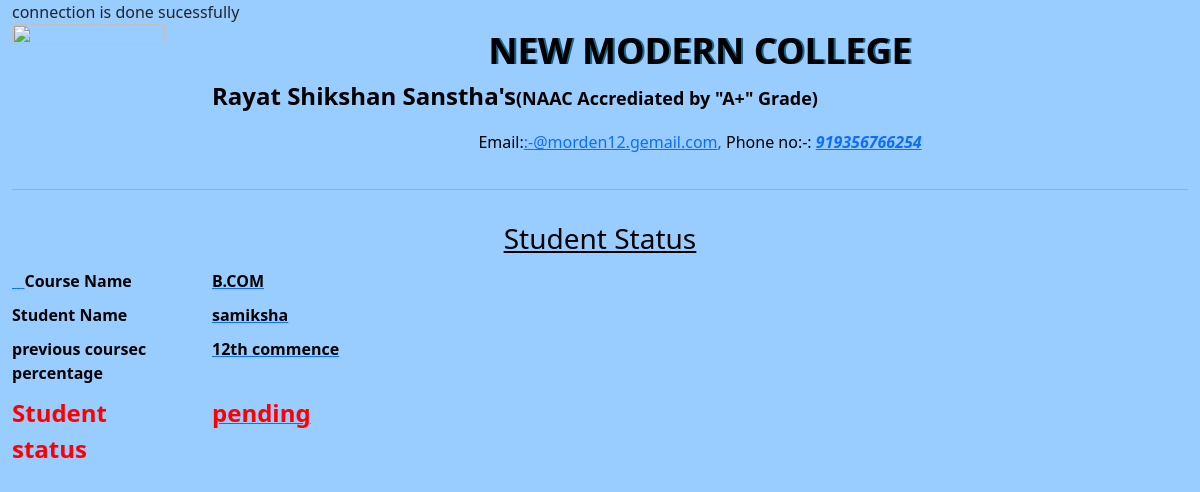
The page /status.php on the database its author committed.
### tables this page shows
CREATE TABLE `addmission` (
  `admid` int(11) NOT NULL,
  `acadamic` text NOT NULL,
  `course` text NOT NULL,
  `name` text NOT NULL,
  `fname` text NOT NULL,
  `surname` text NOT NULL,
  `mno` text NOT NULL,
  `cast` text NOT NULL,
  `religion` text NOT NULL,
  `category` text NOT NULL,
  `nationality` text NOT NULL,
  `collagea` text NOT NULL,
  `mothert` text NOT NULL,
  `placebirth` text NOT NULL,
  `datebirth` text NOT NULL,
  `bankpassbook` text NOT NULL,
  `bankname` text NOT NULL,
  `branch` text NOT NULL,
  `accountno` text NOT NULL,
  `ifscode` text NOT NULL,
  `fathern` text NOT NULL,
  `mothern` text NOT NULL,
  `annualincome` text NOT NULL,
  `foccupation` text NOT NULL,
  `moccupation` text NOT NULL,
  `fno` text NOT NULL,
  `mno1` text NOT NULL,
  `localgurdain` text NOT NULL,
  `gurdainadd` text NOT NULL,
  `gurdainrelationship` text NOT NULL,
  `gurdaino` text NOT NULL,
  `peraddress` text NOT NULL,
  `percountry` text NOT NULL,
  `perstate` text NOT NULL,
  `percity` text NOT NULL,
  `perarea` text NOT NULL,
  `perpincode` text NOT NULL,
  `address` text NOT NULL,
  `examname` text NOT NULL,
  `university` text NOT NULL,
  `institutename1` text NOT NULL,
  `month` text NOT NULL,
  `year` text NOT NULL,
  `precentage` text NOT NULL,
  `seatno` text NOT NULL,
  `marksystem` text NOT NULL,
  `prevcourse` text NOT NULL,
  `precoursename` text NOT NULL,
  `institutename` text NOT NULL,
  `university1` text NOT NULL,
  `passingmonth` text NOT NULL,
  `passingyear` text NOT NULL,
  `seatno1` text NOT NULL,
  `residance` text NOT NULL,
  `attempt` text NOT NULL,
  `marksystem1` text NOT NULL,
  `udias` text NOT NULL,
  `eligibility` text NOT NULL,
  `prnno` text NOT NULL,
  `status` text NOT NULL
);

### status.php (the view, shortened to what this page needs)
<!DOCTYPE html>
<html>
<head>
 <link href="https://cdn.jsdelivr.net/npm/bootstrap@5.2.0/dist/css/bootstrap.min.css" rel="stylesheet">
<link rel="stylesheet" type="text/css" href="style.css">
<meta http-equiv="Content-Type" content="text/html; charset=utf-8"></head>
<body>
<div class="container-fluid">
<?php
include('../database/dbcon.php');
         $sql="SELECT * from addmission WHERE name='samiksha'";
          $query= $con->query($sql);
			$row = $query->fetch_assoc()
    	 ?>
         <div class="row">
          <div class="col-2">
              <td width="152" height="153"><img src="../image/41.png" width="153" height="149"  class="img-fluid">          </div>
           <div class="col">
              <div class="main-heading"><span class="style19">NEW MODERN COLLEGE</span></div>
     <p class="sub-heading"><span class="style21">Rayat Shikshan Sanstha's<span class="style10">(NAAC Accrediated by &quot;A+&quot; Grade)</span></span></p>
         <p class="email"> <span class="style22">Email:<a href=" mailto:@morden12.gemail.com">:-</a></span><a href=" mailto:@morden12.gemail.com">@morden12.gemail.com</a>, <span class="style22">Phone no:-:</span> <span class="style8"><a href="tel:+919356766254">919356766254</a></span><a href="tel:+919356766254"></p>
          </div>
          <div class="col-sm-12">
            <hr class="hrcls">
          </div>
      </div>
      <div class="row">
  <div class="col-sm-2">  </div>
  <div class="col-sm-8" style="text-align: center;padding-bottom: 5px;">
   <h3 class="style22"> <u>Student Status</u></h3>
  </div>
  <div class="col-sm-2">  </div>
  </div>
<div class="row">
    <div class="col-6">
      <div class="form-group row">
   <div class="col-4"> <span class="style23">
     </span>
     <label class="lable"><div align="center">
       <div align="left" class="style22 style22">
         <div align="left"><span class="style28 style22">Course Name</span></div>
       </div>
     </div>
       </label>
     </span></div>
   </div>
     <div class="col-8 style22 style29">
       <div align="left"><?php echo $row['course']; ?> </div>
     </div>
    </div>
      <div class="form-group row style22 style30">
   <div class="col-4">
      <label class="lable">
      <div align="left">Student Name
        </label>
      </div>
   </div>
     <div class="col-8">
       <div align="left"><?php echo $row['name']; ?>    </div>
     </div>
    </div>
	<div class="form-group row style22 style47">
   <div class="col-4">
      <label class="lable">
      <div align="left">previous coursec percentage</div>
      </label>
    </div>
     <div class="col-8">
       <div align="left"><?php echo $row['precentage']; ?>    </div>
     </div>
    </div>
	<div class="form-group row style22 style47">
   <div class="col-4">
      <label class="lable">
      <div align="center" class="style55">
        <div align="left">Student status
          </label>
        </div>
      </div>
   </div>
     <div class="col-8">
       <div align="left"><span class="style55"><?php echo $row['status']; ?></span> </div>
     </div>
	<div class="form-group row style22 style48">
   <div class="col-4">
      </div>
     <div class="col-8"></div>
    </div>
</body>
</html>

### style.css (style rules this page uses)
label { display: inline-block; max-width: 100% !important; margin-bottom: 10px !important; font-weight: bold !important; }
.main-heading { font-size:35px !important;color:#1D6589 !important; text-shadow: 2px 0 #1D6589 !important; font-weight:bold !important; text-align:center; }
.sub-heading { font-weight:bold !important;color:#1D6589 !important; }
.email { color:#1D6589 !important;text-align: center !important; }
.main-heading { font-size:30px !important; }

### status.php (style rules this page uses)
.style19 { font-size: 36px; font-weight: bold; color: #000000; }
.style10 { font-size: 18px }
.style21 { font-size: 24px; font-weight: bold; color: #000000; }
.style22 { color: #000000 }
.style8 { color: #FFFFFF; font-weight: bold; font-style: italic; }
.style23 { color: #FF0000 }
body { background-color: #99CCFF; }
.style28 { color: #000000; font-weight: bold; }
.style29 { font-weight: bold }
.style30 { font-weight: bold }
.style47 { font-weight: bold }
.style48 { font-weight: bold }
.style55 { color: #FF0000; font-size: 24px; }

### rows shown on the page
addmission: course "B.COM", name "samiksha", precentage "12th commence", status "pending"
